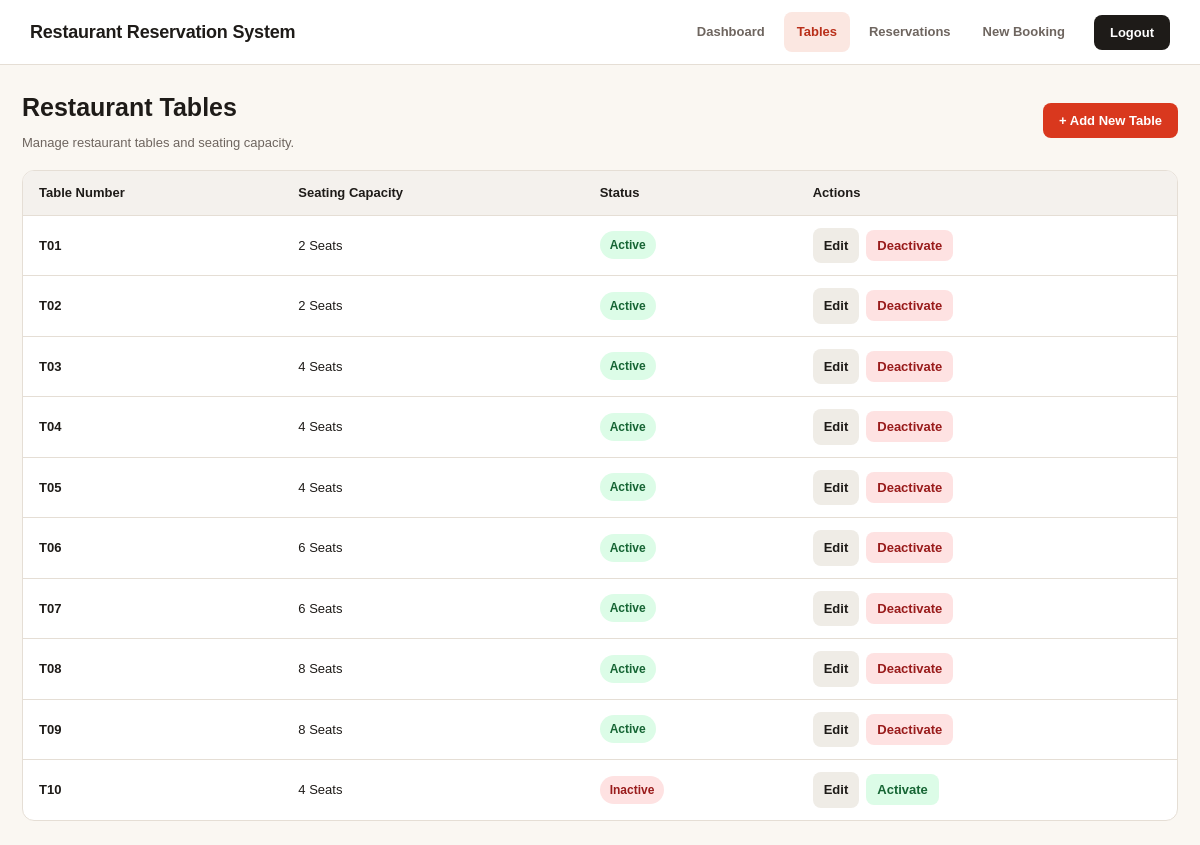
The app's page /index.php?url=tables (signed in) with its own data.
### tables this page shows
CREATE TABLE restaurant_tables (
    id INT AUTO_INCREMENT PRIMARY KEY,
    table_number VARCHAR(10) NOT NULL UNIQUE,
    capacity INT NOT NULL,
    is_active TINYINT(1) DEFAULT 1
);

### app/Core/Controller.php (called while the page is built)
<?php
class Controller
{
    public function view($view, $data = [])
    {
        extract($data);
        require __DIR__ . '/../Views/' . $view . '.php';
    }
}

### app/Controllers/TableController.php (called while the page is built, shortened)
<?php
require_once __DIR__ . '/../Core/Controller.php';
require_once __DIR__ . '/../Models/RestaurantTable.php';
class TableController extends Controller
{
    public function index()
    {
        $tableModel = new RestaurantTable();
        $tables = $tableModel->getAll();
        $this->view('tables/index', [
            'tables' => $tables
        ]);
    }
}

### app/Core/App.php (called while the page is built, shortened)
<?php
class App
{
    public function run()
    {
        $url = $_GET['url'] ?? 'dashboard';
        $routes = [
            'login'          => ['AuthController', 'index'],
            'login/submit'   => ['AuthController', 'login'],
            'logout'         => ['AuthController', 'logout'],
            'dashboard'      => ['DashboardController', 'index'],
            'tables'         => ['TableController', 'index'],
            'tables/create'  => ['TableController', 'create'],
            'tables/store'   => ['TableController', 'store'],
            'tables/edit'    => ['TableController', 'edit'],
            'tables/update'  => ['TableController', 'update'],
            'tables/toggle'  => ['TableController', 'toggleStatus'],
            'reservations'   => ['ReservationController', 'index'],
            'reservations/create' => ['ReservationController', 'create'],
            'reservations/store'  => ['ReservationController', 'store'],
            'reservations/edit'   => ['ReservationController', 'edit'],
            'reservations/update' => ['ReservationController', 'update'],
            'reservations/cancel' => ['ReservationController', 'cancel'],
        ];
        [$controllerName, $method] = $routes[$url];
        $controller = new $controllerName();
        $controller->$method();
    }
}

### public/index.php (called while the page is built, shortened)
<?php
require_once __DIR__ . '/../app/Core/App.php';
$app = new App();
$app->run();

### app/Core/Model.php (called while the page is built, shortened)
<?php
require_once __DIR__ . '/Database.php';
class Model
{
    public function __construct()
    {
        $database = new Database();
        $this->db = $database->connect();
    }
}

### app/Core/Database.php (called while the page is built, shortened)
<?php
class Database
{
    public function connect()
    {
        try {
            $this->connection = new PDO(
                "mysql:host=" . DB_HOST . ";dbname=" . DB_NAME . ";charset=utf8mb4",
                DB_USER,
                DB_PASS
            );
            $this->connection->setAttribute(
                PDO::ATTR_ERRMODE,
                PDO::ERRMODE_EXCEPTION
            );
            return $this->connection;
        } catch (PDOException $e) {
            die("Database connection failed.");
        }
    }
}

### app/Models/RestaurantTable.php (called while the page is built, shortened)
<?php
require_once __DIR__ . '/../Core/Model.php';
class RestaurantTable extends Model
{
    public function getAll()
    {
        $sql = "SELECT * FROM restaurant_tables ORDER BY table_number";
        $statement = $this->db->query($sql);
        return $statement->fetchAll(PDO::FETCH_ASSOC);
    }
}

### app/Views/tables/index.php (the view, shortened to what this page needs)
<!DOCTYPE html>
<html lang="en">
<head>
    <link rel="stylesheet" href="assets/css/style.css">
</head>
<body>
<?php require __DIR__ . '/../layouts/navbar.php'; ?>
<main class="container">
    <div class="page-top">
        <div class="page-heading">
            <h1>Restaurant Tables</h1>
            <p>Manage restaurant tables and seating capacity.</p>
        </div>
        <a href="index.php?url=tables/create"
           class="action-btn">
            + Add New Table
        </a>
    </div>
    <div class="table-wrapper">
        <table class="data-table">
            <thead>
                <tr>
                    <th>Table Number</th>
                    <th>Seating Capacity</th>
                    <th>Status</th>
                    <th>Actions</th>
                </tr>
            </thead>
            <tbody>
                <?php foreach ($tables as $table): ?>
                    <tr>
                        <td>
                            <strong>
                                <?= htmlspecialchars($table['table_number']) ?>
                            </strong>
                        </td>
                        <td>
                            <?= (int) $table['capacity'] ?> Seats
                        </td>
                        <td>
                            <?php if ($table['is_active']): ?>
                                <span class="status-badge status-confirmed">
                                    Active
                                </span>
                            <?php else: ?>
                                <span class="status-badge status-cancelled">
                                    Inactive
                                </span>
                            <?php endif; ?>
                        </td>
                        <td>
                            <div class="table-actions">
                                <a class="edit-link"
                                   href="index.php?url=tables/edit&id=<?= (int) $table['id'] ?>">
                                    Edit
                                </a>
                                <form action="index.php?url=tables/toggle"
                                      method="POST"
                                      class="inline-form"
                                      onsubmit="return confirm('Change this table status?');">
                                    <?php if ($table['is_active']): ?>
                                        <button type="submit"
                                                class="btn-danger">
                                            Deactivate
                                        </button>
                                    <?php else: ?>
                                        <button type="submit"
                                                class="btn-success">
                                            Activate
                                        </button>
                                    <?php endif; ?>
                                </form>
                            </div>
                        </td>
                    </tr>
                <?php endforeach; ?>
            </tbody>
        </table>
    </div>
</main>
</body>
</html>

### app/Views/layouts/navbar.php (shortened to what this page needs)
<?php
$currentPage = $_GET['url'] ?? 'dashboard';
function navActive($page, $currentPage)
{
    if ($page === 'reservations/create') {
        return $currentPage === 'reservations/create' ? 'active' : '';
    }
    if ($page === 'reservations') {
        return $currentPage === 'reservations' ||
               strpos($currentPage, 'reservations/edit') === 0
               ? 'active' : '';
    }
    if ($page === 'tables') {
        return strpos($currentPage, 'tables') === 0
               ? 'active' : '';
    }
    return $currentPage === $page ? 'active' : '';
}
?>
<nav class="navbar modern-navbar">
    <a class="brand" href="index.php?url=dashboard">
        <span>Restaurant Reservation System</span>
    </a>
    <div class="nav-links">
        <a href="index.php?url=dashboard"
           class="nav-item <?= navActive('dashboard', $currentPage) ?>">
            Dashboard
        </a>
        <a href="index.php?url=tables"
           class="nav-item <?= navActive('tables', $currentPage) ?>">
            Tables
        </a>
        <a href="index.php?url=reservations"
           class="nav-item <?= navActive('reservations', $currentPage) ?>">
            Reservations
        </a>
        <a href="index.php?url=reservations/create"
           class="nav-item <?= navActive('reservations/create', $currentPage) ?>">
            New Booking
        </a>
        <button type="button"
                class="logout-btn"
                id="logoutTrigger">
            Logout
        </button>
    </div>
</nav>

### public/assets/css/style.css (style rules this page uses)
:root { --background:#FAF7F2; --surface:#FFFFFF; --soft:#EFECE6; --text:#1E1B18; --muted:#6E655F; --accent:#D9381E; --border:#E5DED5 }
* { box-sizing:border-box }
body { margin:0; background:var(--background); font:14px/1.5 Arial,sans-serif; color:var(--text) }
h1,h2,p { margin-top:0 }
h1 { font-size:25px; margin-bottom:6px }
p { color:var(--muted) }
a { color:var(--accent); text-decoration:none; font-weight:600 }
button,.action-btn { background:var(--accent); color:#fff; border:0; border-radius:8px; padding:10px 16px; font:600 13px Arial,sans-serif; cursor:pointer }
form { margin:0 }
.container { max-width:1220px; margin:24px auto; padding:0 22px }
.navbar { display:flex; align-items:center; justify-content:space-between; gap:20px; padding:11px 30px; background:#fff; border-bottom:1px solid var(--border); min-height:65px }
.brand { color:var(--text); font-size:18px; white-space:nowrap; letter-spacing:-.2px }
.nav-links { display:flex; gap:6px; align-items:center; flex-wrap:wrap }
.nav-item { padding:10px 13px; color:var(--muted); border-radius:8px; white-space:nowrap; font-size:13px }
.nav-item.active { background:#FBE7E1; color:#B92F19 }
.logout-btn { background:var(--text); margin-left:10px }
.page-heading { margin-bottom:17px }
.page-heading p { margin:0; font-size:13px }
.cancel-button,.clear-button,.edit-link { background:var(--soft); color:var(--text); padding:10px 14px; border-radius:8px; display:inline-block; text-align:center; font-size:13px }
.page-top { display:flex; justify-content:space-between; align-items:center; gap:12px; margin-bottom:18px }
.page-top .page-heading { margin:0 }
.table-wrapper { background:#fff; border:1px solid var(--border); border-radius:12px; overflow-x:auto }
table { width:100%; border-collapse:collapse }
th,td { text-align:left; padding:12px 16px; border-bottom:1px solid var(--border) }
th { background:#F4F1ED; font-size:13px }
td { font-size:13px }
tr:last-child td { border-bottom:0 }
.data-table { min-width:630px }
.table-actions { display:flex; gap:7px; align-items:center; flex-wrap:nowrap }
.inline-form { display:inline; margin:0 }
.btn-danger,.btn-success { padding:8px 11px; white-space:nowrap }
.btn-danger { background:#FEE2E2; color:#991B1B }
.btn-success { background:#DCFCE7; color:#166534 }
.edit-link { padding:8px 11px; white-space:nowrap }
.status-badge { display:inline-block; border-radius:99px; padding:5px 10px; font-size:12px; font-weight:600; white-space:nowrap }
.status-confirmed,.status-ready { background:#DCFCE7; color:#166534 }
.status-cancelled { background:#FEE2E2; color:#991B1B }
main.container { animation:enter .22s ease-out both }

### records on screen
restaurant_tables: table_number "T01", capacity "2", is_active "Active"
restaurant_tables: table_number "T02", capacity "2", is_active "Active"
restaurant_tables: table_number "T03", capacity "4", is_active "Active"
restaurant_tables: table_number "T04", capacity "4", is_active "Active"
restaurant_tables: table_number "T05", capacity "4", is_active "Active"
restaurant_tables: table_number "T06", capacity "6", is_active "Active"
restaurant_tables: table_number "T07", capacity "6", is_active "Active"
restaurant_tables: table_number "T08", capacity "8", is_active "Active"
restaurant_tables: table_number "T09", capacity "8", is_active "Active"
restaurant_tables: table_number "T10", capacity "4", is_active "Inactive"
